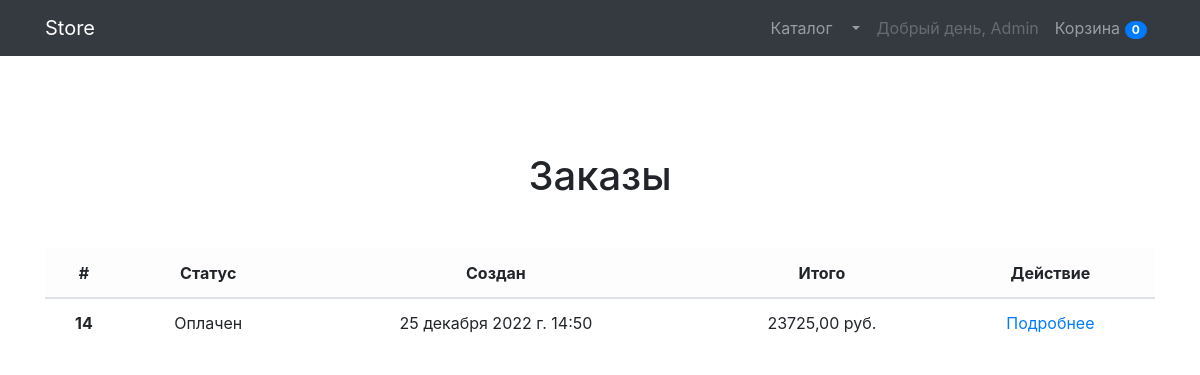
The page /order/orders/ (signed in) on the database its author committed.
### orders/models.py (models this page shows, shortened)
class ConfirmOrder(models.Model):
    STATUS_CHOICES = (
        ("Оплачен", "Оплачен"),
        ("Доставлен", "Доставлен"),
        ("Доставляется", "Доставляется"),
        ("Возврат", "Возврат"),
    )
    user = models.ForeignKey(User, on_delete=models.CASCADE, verbose_name="Пользователь")
    first_name = models.CharField(max_length=50, verbose_name="Имя")
    last_name = models.CharField(max_length=50, verbose_name="Фамилия")
    email = models.EmailField()
    address = models.CharField(max_length=100, verbose_name="Адрес")
    created_date = models.DateTimeField(auto_now_add=True)
    updated_date = models.DateTimeField(auto_now=True)
    status = models.CharField(max_length=50, choices=STATUS_CHOICES, verbose_name="Статус", default="Оплачен")
    total_price = models.DecimalField(max_digits=20, decimal_places=2, verbose_name='Сумма')
    class Meta:
        ordering = ('created_date',)
        verbose_name = "Подтвержденный заказ"
        verbose_name_plural = "Подтвержденные заказы"

### orders/views.py (the view)
# urls.py: path("orders/", views.orders, name='orders'),
@login_required
def orders(request):
    orders = ConfirmOrder.objects.filter(user=request.user).all()
    return render(request, "order/orders.html", context={"orders": orders})

### cart/cart.py (called while the page is built)
    def get_count(self):
        return sum(1 for i in self.cart.values())

### cart/context_processor.py (called while the page is built)
def cart(request):
    return {'cart': Cart(request)}

### templates/order/orders.html (shortened to what this page needs)
{% extends "products/base.html" %}
{% load static %}
{% block css %}
    <link href="{% static "vendor/css/orders.css" %}" rel="stylesheet">
{% endblock %}
{% block content %}
    <section>
        <div class="container pt-5">
            <div class="text-center mt-5">
                <h1>Заказы</h1>
                <div class="orders mt-5">
                    <table class="table">
                        <thead>
                        <tr class="table-light">
                            <th scope="col">#</th>
                            <th scope="col">Статус</th>
                            <th scope="col">Создан</th>
                            <th scope="col">Итого</th>
                            <th scope="col">Действие</th>
                        </tr>
                        </thead>
                        <tbody>
                        {% for order in orders %}
                            <tr>
                                <th scope="row">{{ order.id }}</th>
                                <td>{{ order.status }}</td>
                                <td>{{ order.created_date }}</td>
                                <td>{{ order.total_price }} руб.</td>
                                <td>
                                    <a href="{% url "order_watch" pk=order.pk %}">Подробнее</a>
                                </td>
                            </tr>
                        {% endfor %}
                        </tbody>
                    </table>
                </div>
            </div>
        </div>
    </section>
{% endblock %}

### templates/products/base.html (shortened to what this page needs)
{% load static %}
<!DOCTYPE html>
<html lang="en">
<head>
    <link href="{% static "vendor/bootstrap/css/bootstrap.min.css" %}" rel="stylesheet">
    {% block css %} {% endblock %}
</head>
<body>
<nav class="navbar navbar-expand-lg navbar-dark bg-dark fixed-top">
    <div class="container">
        <a class="navbar-brand" href="{% url "index" %}">Store</a>
        <div class="collapse navbar-collapse" id="navbarResponsive">
            <ul class="navbar-nav ml-auto">
                <li class="nav-item">
                    <a class="nav-link" href="{% url "products" %}">Каталог  </a>
                </li>
                {% if user.is_authenticated %}
                    <li class="nav-item dropdown">
                        <a class="nav-link dropdown-toggle" href="#" id="navbarDropdown" role="button"
                           data-bs-toggle="dropdown" aria-expanded="false">
                        </a>
                    </li>
                    <li class="nav-item">
                        <a class="nav-link disabled" href="">Добрый день, {{ user.username|title }}</a>
                    </li>
                {% endif %}
                <li class="nav-item">
                    <a class="nav-link" href="{% url "cart_detail" %}">Корзина <span
                            class="badge badge-primary badge-pill text-white">{{ cart.get_count }}</span></a>
                </li>
            </ul>
        </div>
    </div>
</nav>
{% block content %}
{% endblock %}
</body>
</html>

### rows shown on the page
ConfirmOrder: id "14", status "Оплачен", created_date "25 декабря 2022 г. 14:50", total_price "23725,00"

### other values the page prints
{{ user.username|title }} "Admin"
{{ cart.get_count }} "0"
